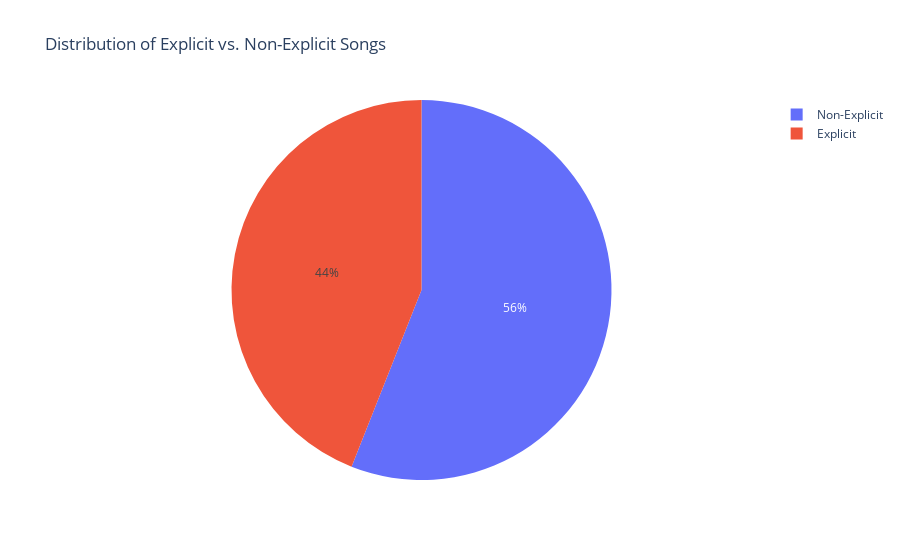

The code cell stored with this chart in its notebook:
### Code cell
piechart_figure= func.piechart()
func.save_plot_to_image(piechart_figure, '../images/', 'piechart.png')

### Figure 1 — Plotly figure (JSON) as saved in the notebook; plotly's stock layout.template omitted (floating-point values rounded to 4 significant figures)
{"data": [{"domain": {"x": [0, 1], "y": [0, 1]}, "hovertemplate": "Category=%{label}<br>Count=%{value}<extra></extra>", "labels": ["Explicit", "Non-Explicit"], "legendgroup": "", "name": "", "showlegend": true, "type": "pie", "values": [110, 140]}], "layout": {"legend": {"tracegroupgap": 0}, "title": {"text": "Distribution of Explicit vs. Non-Explicit Songs"}}}
